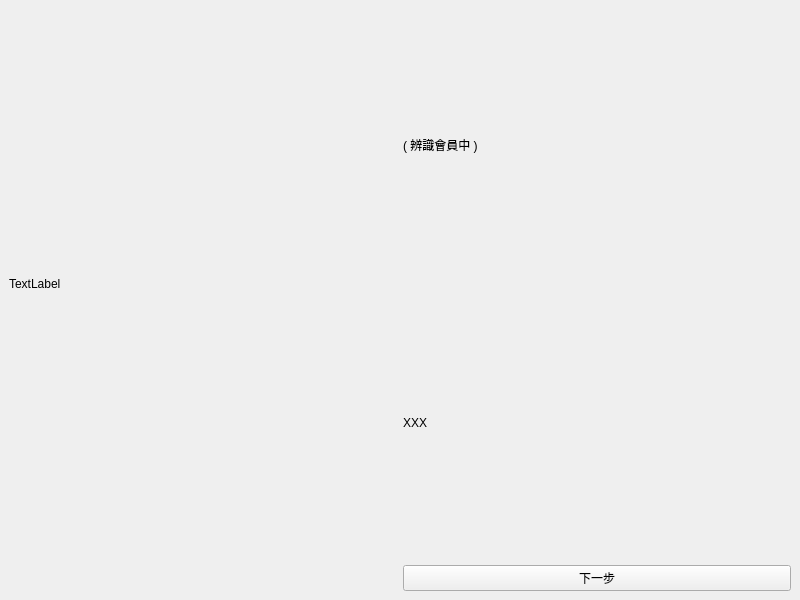
<?xml version="1.0" encoding="UTF-8"?>
<ui version="4.0">
 <class>MainWindow</class>
 <widget class="QMainWindow" name="MainWindow">
  <property name="geometry">
   <rect>
    <x>0</x>
    <y>0</y>
    <width>800</width>
    <height>600</height>
   </rect>
  </property>
  <property name="windowTitle">
   <string>MainWindow</string>
  </property>
  <widget class="QWidget" name="centralwidget">
   <layout class="QGridLayout" name="gridLayout">
    <item row="1" column="3">
     <widget class="QPushButton" name="btn_next1">
      <property name="text">
       <string>下一步</string>
      </property>
     </widget>
    </item>
    <item row="0" column="3">
     <layout class="QVBoxLayout" name="verticalLayout">
      <item>
       <widget class="QLabel" name="lab_recognizePeopleOrNot">
        <property name="text">
         <string>( 辨識會員中 )</string>
        </property>
       </widget>
      </item>
      <item>
       <widget class="QLabel" name="lab_who">
        <property name="text">
         <string>XXX</string>
        </property>
       </widget>
      </item>
     </layout>
    </item>
    <item row="0" column="0">
     <widget class="QLabel" name="lab_img">
      <property name="text">
       <string>TextLabel</string>
      </property>
     </widget>
    </item>
   </layout>
  </widget>
  <widget class="QMenuBar" name="menubar">
   <property name="geometry">
    <rect>
     <x>0</x>
     <y>0</y>
     <width>800</width>
     <height>22</height>
    </rect>
   </property>
  </widget>
 </widget>
 <resources/>
 <connections>
  <connection>
   <sender>btn_next1</sender>
   <signal>clicked()</signal>
   <receiver>btn_next1</receiver>
   <slot>click()</slot>
   <hints>
    <hint type="sourcelabel">
     <x>751</x>
     <y>557</y>
    </hint>
    <hint type="destinationlabel">
     <x>720</x>
     <y>567</y>
    </hint>
   </hints>
  </connection>
 </connections>
</ui>
